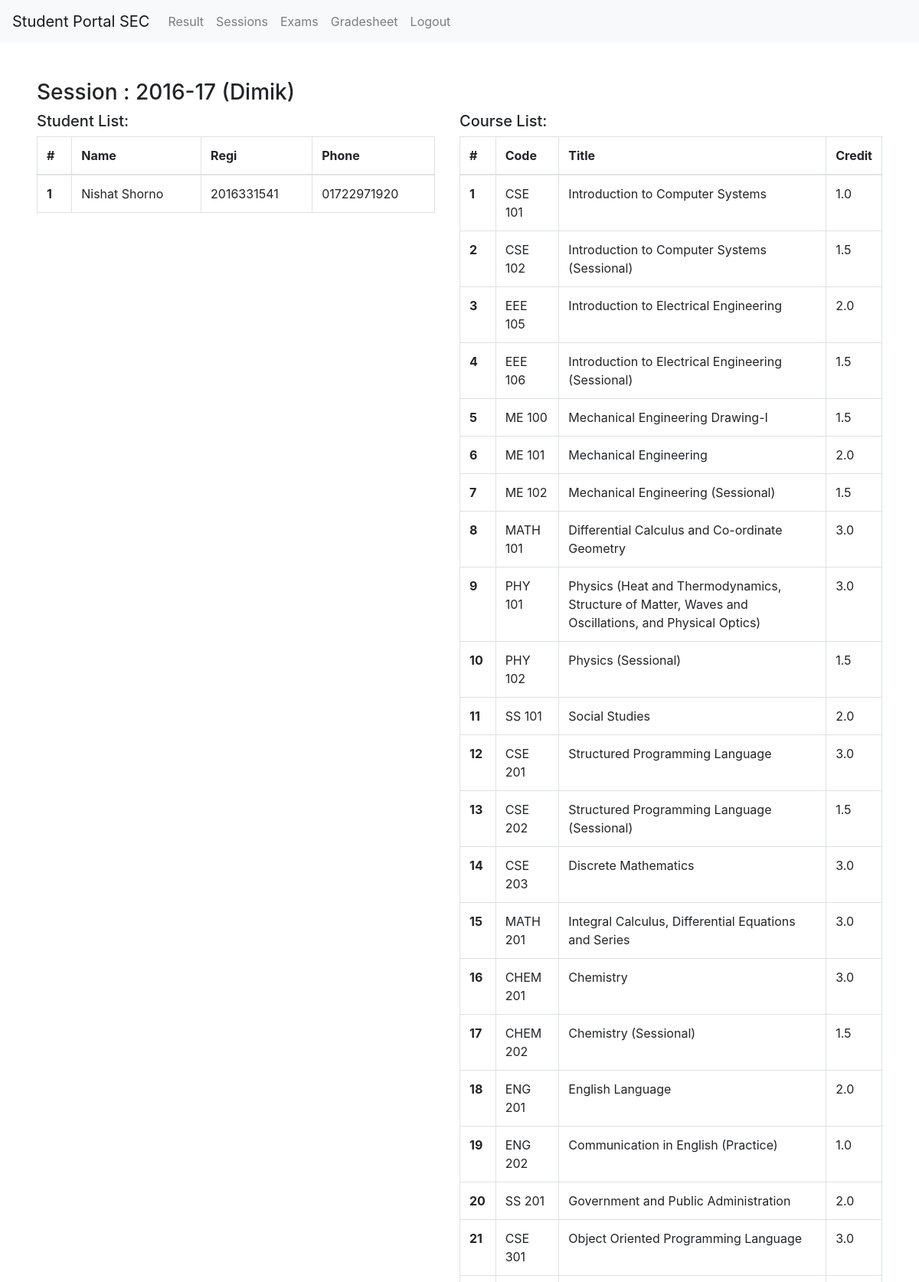
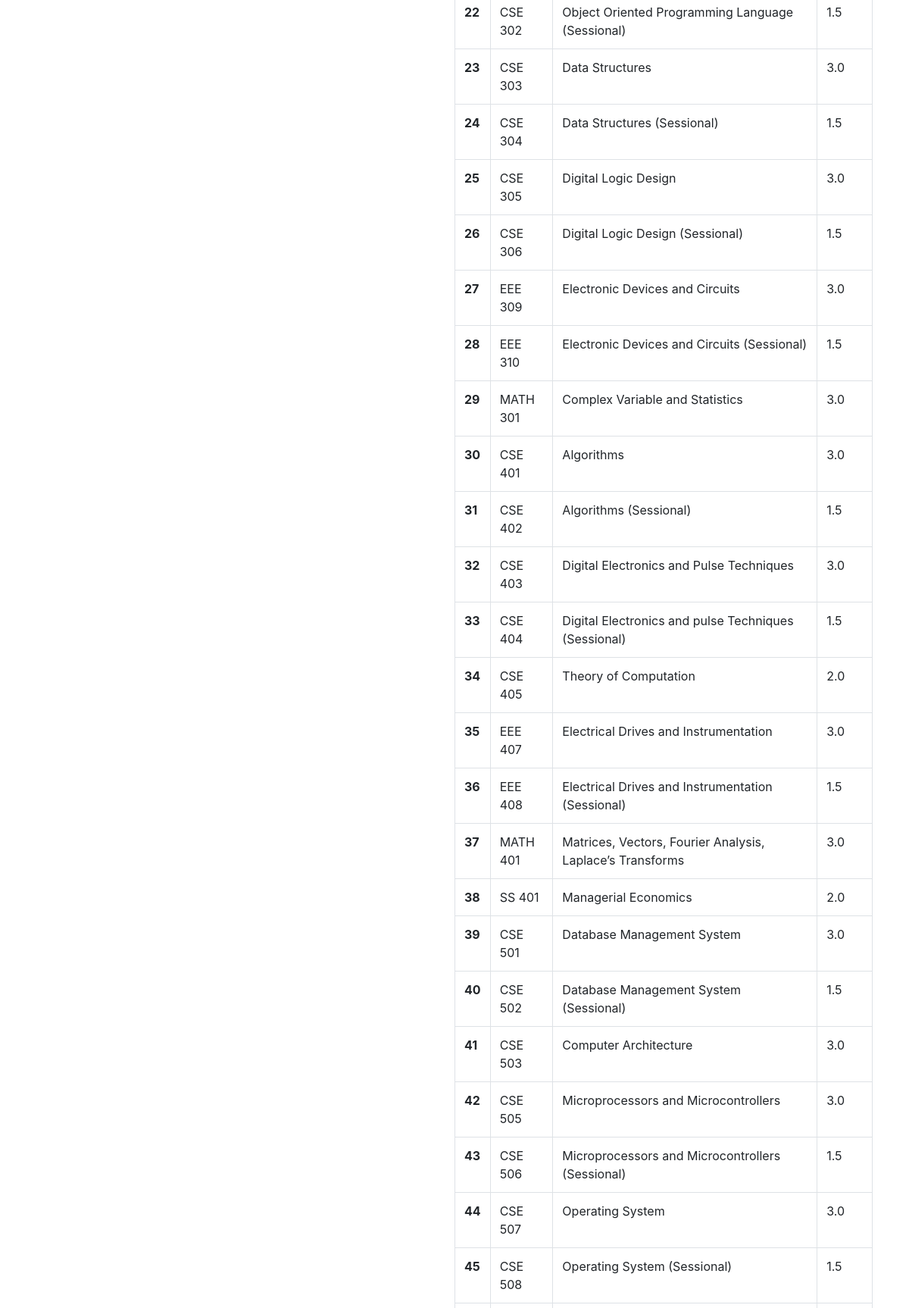
The page /view_session/2016-17/ (signed in, upper part) on the database its author committed (2 pictures, top to bottom).
### student_result/models.py (models this page shows, shortened)
class Session(models.Model):
    created_at = models.DateTimeField(auto_now_add=True)
    year = models.CharField(max_length=10)
    name = models.CharField(max_length=20)
    courses = models.TextField()

class Student(models.Model):
    created_at = models.DateTimeField(auto_now_add=True)
    user_id = models.ForeignKey(User, null=True, on_delete=models.CASCADE)
    regi = models.CharField(max_length=15, unique=True)
    name = models.CharField(max_length=100)
    email = models.CharField(max_length=100)
    phone = models.CharField(max_length=20)
    address = models.TextField()
    hall = models.BooleanField(default=False)
    session = models.ForeignKey(Session, null=True, on_delete=models.CASCADE)

### student_result/views.py (the view)
# urls.py: path('view_session/<slug:year>/', views.view_session, name='view_session'),
def view_session(request, year):
    if request.user.is_authenticated and request.user.is_superuser:
        session = Session.objects.get(year=year)
        name = session.name
        courses = json.loads(session.courses)
        student_obj = Student.objects.filter(session=session)
        context = {}
        context['year'] = year
        context['name'] = name
        context['courses'] = courses
        context['students'] = student_obj
        return render(request, 'view_session.html', context)
    else:
      return redirect('home')

### student_result/templates/view_session.html
{% extends 'base.html' %}
{% block content %}
<h3>Session : {{ year }} ({{ name }})</h3>
<div style="display: grid; grid-template-columns: 1fr 1fr;">
    <div style="margin-right: 2em">
        <h5>Student List:</h5>
        <table class="table table-bordered">
            <thead>
              <tr>
                <th scope="col">#</th>
                <th scope="col">Name</th>
                <th scope="col">Regi</th>
                <th scope="col">Phone</th>
              </tr>
            </thead>
            <tbody>
                {% for student in students %}
                    <tr>
                        <th scope="row">{{ forloop.counter }}</th>
                        <td>{{ student.name }}</td>
                        <td>{{ student.regi }}</td>
                        <td>{{ student.phone }}</td>
                    </tr>
                {% endfor %}
            </tbody>
          </table>
    </div>
    <div>
        <h5>Course List:</h5>
        <table class="table table-bordered">
            <thead>
              <tr>
                <th scope="col">#</th>
                <th scope="col">Code</th>
                <th scope="col">Title</th>
                <th scope="col">Credit</th>
              </tr>
            </thead>
            <tbody>
                {% for course in courses %}
                    <tr>
                        <th scope="row">{{ forloop.counter }}</th>
                        <td>{{ course.code }}</td>
                        <td>{{ course.title }}</td>
                        <td>{{ course.credit }}</td>
                    </tr>
                {% endfor %}
            </tbody>
          </table>
    </div>
</div>
{% endblock content %}

### rows shown on the page
Session: name "Dimik"
Student: name "Nishat Shorno", regi "2016331541", phone "01722971920"

### other values the page prints
{{ year }} "2016-17"
{{ course.code }} "CSE 101" "CSE 102" "EEE 105" "EEE 106" "ME 100" "ME 101" "ME 102" "MATH 101" "PHY 101" "PHY 102" "SS 101" "CSE 201" "CSE 202" "CSE 203" "MATH 201" "CHEM 201" "CHEM 202" "ENG 201" "ENG 202" "SS 201" "CSE 301" "CSE 302" "CSE 303" "CSE 304" "CSE 305" "CSE 306" "EEE 309" "EEE 310" "MATH 301" "CSE 401" "CSE 402" "CSE 403" "CSE 404" "CSE 405" "EEE 407" "EEE 408" "MATH 401" "SS 401" "CSE 501" "CSE 502" "CSE 503" "CSE 505" "CSE 506" "CSE 507" "CSE 508"
{{ course.title }} "Introduction to Computer Systems" "Introduction to Computer Systems (Sessional)" "Introduction to Electrical Engineering" "Introduction to Electrical Engineering (Sessional)" "Mechanical Engineering Drawing-I" "Mechanical Engineering" "Mechanical Engineering (Sessional)" "Differential Calculus and Co-ordinate Geometry" "Physics (Heat and Thermodynamics, Structure of Matter, Waves and Oscillations, and Physical Optics)" "Physics (Sessional)" "Social Studies" "Structured Programming Language" "Structured Programming Language (Sessional)" "Discrete Mathematics" "Integral Calculus, Differential Equations and Series" "Chemistry" "Chemistry (Sessional)" "English Language" "Communication in English (Practice)" "Government and Public Administration" "Object Oriented Programming Language" "Object Oriented Programming Language (Sessional)" "Data Structures" "Data Structures (Sessional)" "Digital Logic Design" "Digital Logic Design (Sessional)" "Electronic Devices and Circuits" "Electronic Devices and Circuits (Sessional)" "Complex Variable and Statistics" "Algorithms" "Algorithms (Sessional)" "Digital Electronics and Pulse Techniques" "Digital Electronics and pulse Techniques (Sessional)" "Theory of Computation" "Electrical Drives and Instrumentation" "Electrical Drives and Instrumentation (Sessional)" "Matrices, Vectors, Fourier Analysis, Laplace’s Transforms" "Managerial Economics" "Database Management System" "Database Management System (Sessional)" "Computer Architecture" "Microprocessors and Microcontrollers" "Microprocessors and Microcontrollers (Sessional)" "Operating System" "Operating System (Sessional)"
{{ course.credit }} "1.0" "1.5" "2.0" "1.5" "1.5" "2.0" "1.5" "3.0" "3.0" "1.5" "2.0" "3.0" "1.5" "3.0" "3.0" "3.0" "1.5" "2.0" "1.0" "2.0" "3.0" "1.5" "3.0" "1.5" "3.0" "1.5" "3.0" "1.5" "3.0" "3.0" "1.5" "3.0" "1.5" "2.0" "3.0" "1.5" "3.0" "2.0" "3.0" "1.5" "3.0" "3.0" "1.5" "3.0" "1.5"
